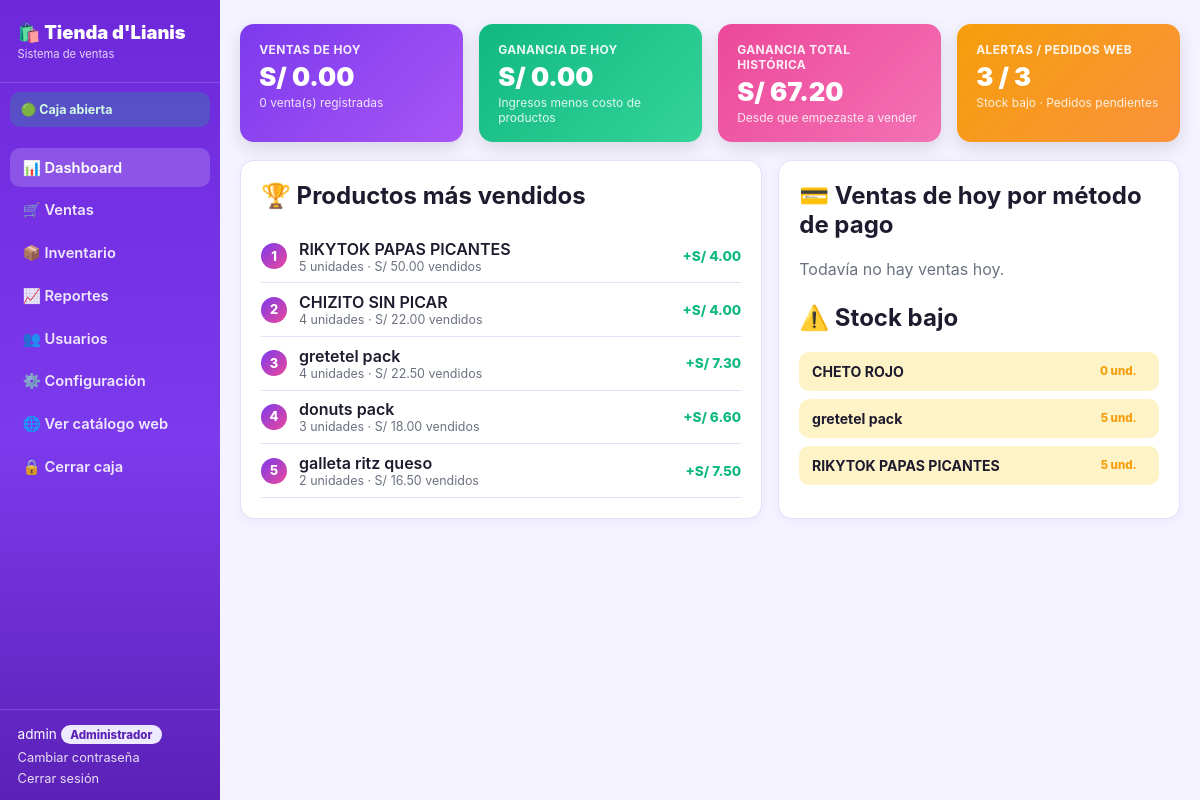
/dashboard (signed in), run on the app's committed database.
### tables this page shows
CREATE TABLE productos (
                id INTEGER PRIMARY KEY AUTOINCREMENT,
                codigo TEXT UNIQUE,
                codigo_barras TEXT UNIQUE,
                nombre TEXT NOT NULL,
                marca TEXT,
                marca_id INTEGER,
                descripcion TEXT,
                categoria_id INTEGER,
                imagen TEXT,
                stock INTEGER NOT NULL DEFAULT 0,
                stock_minimo INTEGER NOT NULL DEFAULT 5,
                fecha_vencimiento TEXT,
                precio_oferta REAL,
                destacado INTEGER NOT NULL DEFAULT 0,
                activo INTEGER NOT NULL DEFAULT 1,
                FOREIGN KEY (categoria_id) REFERENCES categorias(id),
                FOREIGN KEY (marca_id) REFERENCES marcas(id)
            );

### app.py (the view)
@app.route("/dashboard")
@admin_requerido
def dashboard():
    conn = get_db()
    hoy = datetime.now().strftime("%Y-%m-%d")
    ventas_hoy_row = conn.execute(
        "SELECT COUNT(*) c, COALESCE(SUM(total),0) t FROM ventas WHERE fecha LIKE ? AND anulada = 0",
        (hoy + "%",),
    ).fetchone()
    total_ventas_hoy = ventas_hoy_row["t"]
    cantidad_ventas_hoy = ventas_hoy_row["c"]
    ganancia_hoy = conn.execute(
        """SELECT COALESCE(SUM((dv.precio_unitario - dv.precio_costo_base * dv.factor) * dv.cantidad), 0) g
           FROM detalle_venta dv JOIN ventas v ON dv.venta_id = v.id
           WHERE v.fecha LIKE ? AND v.anulada = 0""",
        (hoy + "%",),
    ).fetchone()["g"]
    ganancia_total = conn.execute(
        """SELECT COALESCE(SUM((dv.precio_unitario - dv.precio_costo_base * dv.factor) * dv.cantidad), 0) g
           FROM detalle_venta dv JOIN ventas v ON dv.venta_id = v.id
           WHERE v.anulada = 0"""
    ).fetchone()["g"]
    por_metodo = conn.execute(
        """SELECT metodo_pago, COUNT(*) c, COALESCE(SUM(total),0) t
           FROM ventas WHERE fecha LIKE ? AND anulada = 0 GROUP BY metodo_pago""",
        (hoy + "%",),
    ).fetchall()
    top_productos = conn.execute(
        """SELECT p.nombre,
                  SUM(dv.cantidad_base) unidades,
                  SUM(dv.subtotal) total_vendido,
                  SUM((dv.precio_unitario - dv.precio_costo_base * dv.factor) * dv.cantidad) ganancia
           FROM detalle_venta dv
           JOIN productos p ON dv.producto_id = p.id
           JOIN ventas v ON dv.venta_id = v.id
           WHERE v.anulada = 0
           GROUP BY p.id ORDER BY unidades DESC LIMIT 5"""
    ).fetchall()
    stock_bajo = conn.execute(
        "SELECT * FROM productos WHERE stock <= stock_minimo AND activo = 1 ORDER BY stock ASC"
    ).fetchall()
    pedidos_pendientes = conn.execute(
        "SELECT COUNT(*) c FROM pedidos_web WHERE estado = 'pendiente'"
    ).fetchone()["c"]
    conn.close()
    return render_template(
        "dashboard.html",
        activo="dashboard",
        total_ventas_hoy=total_ventas_hoy,
        cantidad_ventas_hoy=cantidad_ventas_hoy,
        ganancia_hoy=ganancia_hoy,
        ganancia_total=ganancia_total,
        por_metodo=por_metodo,
        top_productos=top_productos,
        stock_bajo=stock_bajo,
        pedidos_pendientes=pedidos_pendientes,
    )

### app.py (called while the page is built)
def get_db():
    conn = sqlite3.connect(DB_PATH)
    conn.row_factory = sqlite3.Row
    conn.execute("PRAGMA foreign_keys = ON")
    return conn

def get_config(clave, default=""):
    conn = get_db()
    row = conn.execute("SELECT valor FROM configuracion WHERE clave = ?", (clave,)).fetchone()
    conn.close()
    return row["valor"] if row and row["valor"] is not None else default

def admin_requerido(f):
    @wraps(f)
    def wrapper(*args, **kwargs):
        if "usuario_id" not in session:
            return redirect(url_for("login"))
        if session.get("rol") != "admin":
            flash("Esa sección es solo para administradores", "error")
            return redirect(url_for("ventas"))
        return f(*args, **kwargs)
    return wrapper

def caja_abierta_actual(conn):
    return conn.execute(
        "SELECT * FROM cajas WHERE estado = 'abierta' ORDER BY id DESC LIMIT 1"
    ).fetchone()

@app.context_processor
def inject_globals():
    conn = get_db()
    caja = caja_abierta_actual(conn)
    whatsapp = get_config("whatsapp_numero", "")
    conn.close()
    return dict(nombre_tienda=NOMBRE_TIENDA, caja_abierta=caja, whatsapp_tienda=whatsapp)

### templates/dashboard.html
{% extends "_base.html" %}
{% block content %}
<div class="stats-grid">
  <div class="stat-card purple">
    <div class="label">Ventas de hoy</div>
    <div class="value">S/ {{ "%.2f"|format(total_ventas_hoy) }}</div>
    <div class="sub">{{ cantidad_ventas_hoy }} venta(s) registradas</div>
  </div>
  <div class="stat-card green">
    <div class="label">Ganancia de hoy</div>
    <div class="value">S/ {{ "%.2f"|format(ganancia_hoy) }}</div>
    <div class="sub">Ingresos menos costo de productos</div>
  </div>
  <div class="stat-card pink">
    <div class="label">Ganancia total histórica</div>
    <div class="value">S/ {{ "%.2f"|format(ganancia_total) }}</div>
    <div class="sub">Desde que empezaste a vender</div>
  </div>
  <div class="stat-card orange">
    <div class="label">Alertas / Pedidos web</div>
    <div class="value">{{ stock_bajo|length }} / {{ pedidos_pendientes }}</div>
    <div class="sub">Stock bajo · Pedidos pendientes</div>
  </div>
</div>
<div class="grid-2">
  <div class="card">
    <h2>🏆 Productos más vendidos</h2>
    {% for p in top_productos %}
    <div class="ranking-item">
      <div class="pos">{{ loop.index }}</div>
      <div class="nombre">{{ p.nombre }}
        <div style="font-size:0.78rem; color:#6b7280; font-weight:400;">{{ p.unidades }} unidades · S/ {{ "%.2f"|format(p.total_vendido) }} vendidos</div>
      </div>
      <div class="ganancia">+S/ {{ "%.2f"|format(p.ganancia) }}</div>
    </div>
    {% else %}
    <p style="color:#6b7280;">Aún no hay ventas registradas.</p>
    {% endfor %}
  </div>
  <div class="card">
    <h2>💳 Ventas de hoy por método de pago</h2>
    {% for m in por_metodo %}
    <div class="metodo-pill"><span>{{ m.metodo_pago }} ({{ m.c }})</span><span>S/ {{ "%.2f"|format(m.t) }}</span></div>
    {% else %}
    <p style="color:#6b7280;">Todavía no hay ventas hoy.</p>
    {% endfor %}
    <h2 style="margin-top:1.5rem;">⚠️ Stock bajo</h2>
    {% for p in stock_bajo %}
    <div class="metodo-pill" style="background:#fef3c7;"><span>{{ p.nombre }}</span><span class="badge low">{{ p.stock }} und.</span></div>
    {% else %}
    <p style="color:#6b7280;">Todo tu stock está en buen nivel. ✅</p>
    {% endfor %}
  </div>
</div>
{% endblock %}

### static/style.css (style rules this page uses)
:root { --primary: #7c3aed; --primary-dark: #5b21b6; --secondary: #06b6d4; --danger: #ef4444; --success: #10b981; --warning: #f59e0b; --pink: #ec4899; --bg: #f5f3ff; --card: #ffffff; --text: #1e1b2e; --muted: #6b7280; --border: #e5e0f7; --sidebar-w: 220px; }
* { box-sizing: border-box; }
body { margin: 0; font-family: -apple-system, "Segoe UI", Roboto, sans-serif; background: var(--bg); color: var(--text); }
.card { background: var(--card); border: 1px solid var(--border); border-radius: 14px; padding: 1.25rem; margin-bottom: 1.1rem; box-shadow: 0 2px 10px rgba(109, 40, 217, 0.06); }
h1, h2, h3 { margin-top: 0; }
.grid-2 { display: grid; grid-template-columns: 1.3fr 1fr; gap: 1rem; }
.badge { display: inline-block; padding: 0.18rem 0.6rem; border-radius: 999px; font-size: 0.72rem; font-weight: 800; }
.badge.low { background: #fef3c7; color: var(--warning); }
.stats-grid { display: grid; grid-template-columns: repeat(4, 1fr); gap: 1rem; margin-bottom: 1.1rem; }
.stat-card { border-radius: 14px; padding: 1.1rem 1.2rem; color: white; box-shadow: 0 6px 18px rgba(0,0,0,0.12); }
.stat-card .label { font-size: 0.75rem; opacity: 0.9; font-weight: 700; text-transform: uppercase; letter-spacing: 0.03em; }
.stat-card .value { font-size: 1.6rem; font-weight: 900; margin-top: 0.25rem; }
.stat-card .sub { font-size: 0.75rem; opacity: 0.85; margin-top: 0.2rem; }
.stat-card.purple { background: linear-gradient(135deg, #7c3aed, #a855f7); }
.stat-card.green { background: linear-gradient(135deg, #10b981, #34d399); }
.stat-card.pink { background: linear-gradient(135deg, #ec4899, #f472b6); }
.stat-card.orange { background: linear-gradient(135deg, #f59e0b, #fb923c); }
.metodo-pill { display: flex; justify-content: space-between; align-items: center; padding: 0.6rem 0.8rem; border-radius: 10px; background: #f3f0ff; margin-bottom: 0.5rem; font-weight: 700; font-size: 0.88rem; }
.ranking-item { display: flex; align-items: center; gap: 0.75rem; padding: 0.55rem 0; border-bottom: 1px solid var(--border); }
.ranking-item .pos { width: 26px; height: 26px; border-radius: 50%; background: linear-gradient(135deg, var(--primary), var(--pink)); color: white; display: flex; align-items: center; justify-content: center; font-size: 0.8rem; font-weight: 800; flex-shrink: 0; }
.ranking-item .nombre { flex: 1; font-weight: 600; }
.ranking-item .ganancia { color: var(--success); font-weight: 800; font-size: 0.85rem; }

### data on the page
productos: nombre "RIKYTOK PAPAS PICANTES", unidades "5", total_vendido "50.00", ganancia "4.00", stock "5"
productos: nombre "CHIZITO SIN PICAR", unidades "4", total_vendido "22.00", ganancia "4.00"
productos: nombre "gretetel pack", unidades "4", total_vendido "22.50", ganancia "7.30", stock "5"
productos: nombre "donuts pack", unidades "3", total_vendido "18.00", ganancia "6.60"
productos: nombre "galleta ritz queso", unidades "2", total_vendido "16.50", ganancia "7.50"
productos: nombre "CHETO ROJO", stock "0"

### other printed values
{{ nombre_tienda }} "Tienda d'Lianis"
{{ session.nombre_completo or session.username }} "admin"
{{ 'Administrador' if session.rol=='admin' else 'Vendedor' }} "Administrador"
{{ "%.2f"|format(total_ventas_hoy) }} "0.00"
{{ cantidad_ventas_hoy }} "0"
{{ "%.2f"|format(ganancia_hoy) }} "0.00"
{{ "%.2f"|format(ganancia_total) }} "67.20"
{{ stock_bajo|length }} "3"
{{ pedidos_pendientes }} "3"
